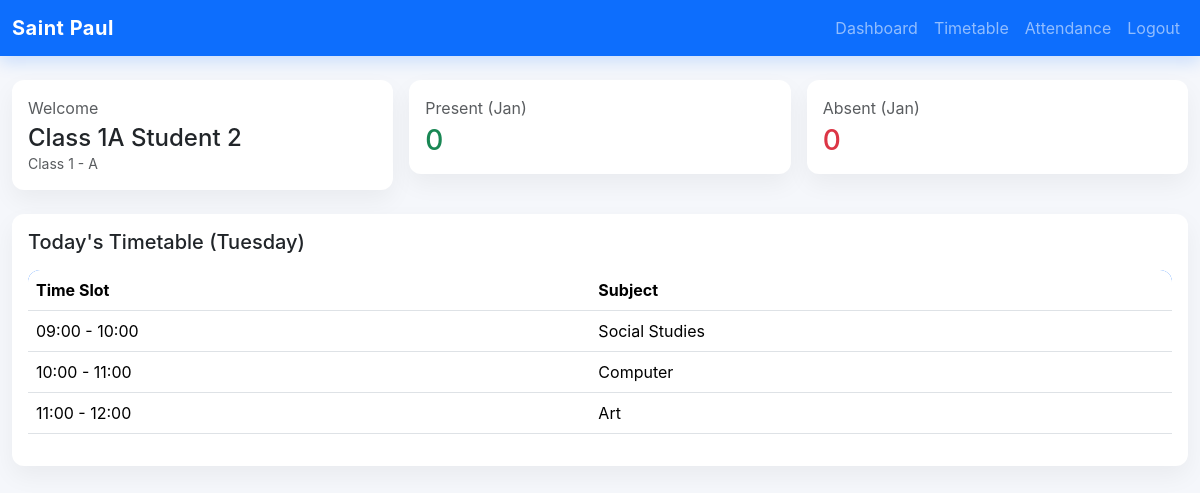
Page /student/dashboard.php (signed in) on the committed database.
### tables this page shows
CREATE TABLE IF NOT EXISTS timetable (
  id INT AUTO_INCREMENT PRIMARY KEY,
  class VARCHAR(50) NOT NULL,
  section VARCHAR(10) NOT NULL,
  day ENUM('Monday','Tuesday','Wednesday','Thursday','Friday','Saturday') NOT NULL,
  time_slot VARCHAR(50) NOT NULL,
  subject VARCHAR(100) NOT NULL,
  created_at TIMESTAMP DEFAULT CURRENT_TIMESTAMP
);

### includes/auth.php (called while the page is built, shortened)
<?php
function e(string $value): string
{
    return htmlspecialchars($value, ENT_QUOTES, 'UTF-8');
}

### student/dashboard.php (the view, shortened to what this page needs)
<?php
require_once __DIR__ . '/../includes/header.php';
$student_id = $_SESSION['user_id'];
$student_name = $_SESSION['user_name'];
$class = $_SESSION['user_class'];
$section = $_SESSION['user_section'];
$month_start = date('Y-m-01');
$month_end = date('Y-m-t');
$stmt = $mysqli->prepare('SELECT
    SUM(status="Present") AS present_count,
    SUM(status="Absent") AS absent_count,
    COUNT(*) AS total
    FROM attendance
    WHERE student_id = ? AND attendance_date BETWEEN ? AND ?');
$stmt->bind_param('sss', $student_id, $month_start, $month_end);
$stmt->execute();
$stats = $stmt->get_result()->fetch_assoc();
$today = date('l');
$timetable_today_stmt = $mysqli->prepare('SELECT time_slot, subject FROM timetable WHERE class = ? AND section = ? AND day = ? ORDER BY time_slot');
$timetable_today_stmt->bind_param('sss', $class, $section, $today);
$timetable_today_stmt->execute();
$today_timetable = $timetable_today_stmt->get_result()->fetch_all(MYSQLI_ASSOC);
?>
<div class="row g-3">
    <div class="col-md-4">
        <div class="card p-3">
            <p class="text-muted mb-1">Welcome</p>
            <h4 class="mb-0"><?php echo e($student_name); ?></h4>
            <small class="text-muted">Class <?php echo e($class . ' - ' . $section); ?></small>
        </div>
    </div>
    <div class="col-md-4">
        <div class="card p-3">
            <p class="text-muted mb-1">Present (<?php echo date('M'); ?>)</p>
            <h3 class="mb-0 text-success"><?php echo $stats['present_count'] ?? 0; ?></h3>
        </div>
    </div>
    <div class="col-md-4">
        <div class="card p-3">
            <p class="text-muted mb-1">Absent (<?php echo date('M'); ?>)</p>
            <h3 class="mb-0 text-danger"><?php echo $stats['absent_count'] ?? 0; ?></h3>
        </div>
    </div>
</div>
<div class="card mt-4 p-3">
    <h5 class="mb-3">Today's Timetable (<?php echo e($today); ?>)</h5>
    <div class="table-responsive">
        <table class="table align-middle">
            <thead>
            <tr><th>Time Slot</th><th>Subject</th></tr>
            </thead>
            <tbody>
            <?php foreach ($today_timetable as $row): ?>
                <tr>
                    <td><?php echo e($row['time_slot']); ?></td>
                    <td><?php echo e($row['subject']); ?></td>
                </tr>
            <?php endforeach; ?>
            </tbody>
        </table>
    </div>
</div>
<?php require_once __DIR__ . '/../includes/footer.php'; ?>

### assets/css/style.css (style rules this page uses)
body { background-color: #f5f7fb; font-family: 'Inter', system-ui, -apple-system, sans-serif; }
.card { border: none; border-radius: 12px; box-shadow: 0 10px 25px rgba(0, 0, 0, 0.05); }
.table thead { background: #0d6efd; color: #fff; }
.table-responsive { border-radius: 12px; overflow: hidden; }

### rows in the picture
timetable: time_slot "09:00 - 10:00", subject "Social Studies"
timetable: time_slot "10:00 - 11:00", subject "Computer"
timetable: time_slot "11:00 - 12:00", subject "Art"

### other values in the picture
$student_name "Class 1A Student 2"
$class . ' - ' . $section "1 - A"
$stats['present_count'] "0"
$stats['absent_count'] "0"
